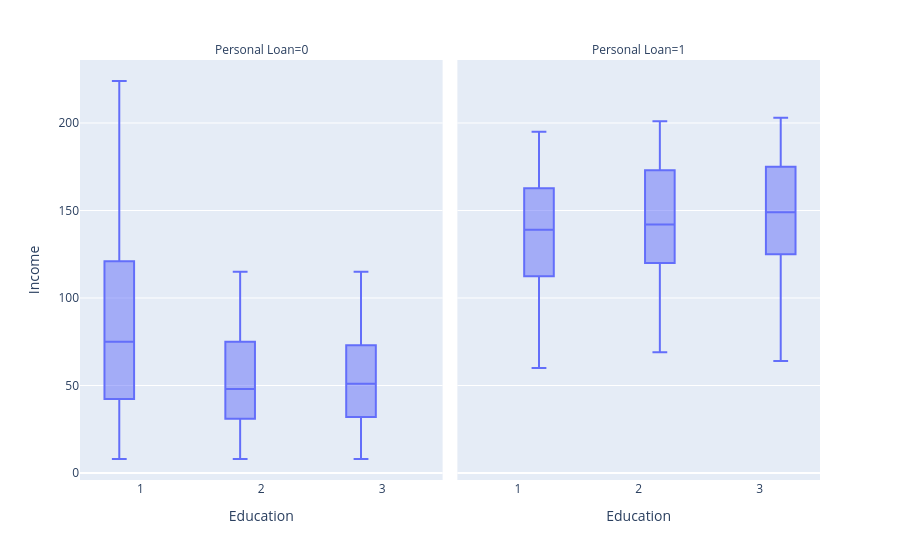

The notebook cell this image was saved under:
### Code cell
# now take mutilplt columns
# here face_col is like hue
ps.box(data, x="Education", y="Income", facet_col= "Personal Loan")

### Figure 1 — Plotly figure (JSON) as saved in the notebook; plotly's stock layout.template omitted (floating-point values rounded to 4 significant figures; data arrays with more than 128 entries replaced by an {"elided": "..."} marker saying what was removed)
{"data": [{"alignmentgroup": "True", "hovertemplate": "Personal Loan=0<br>Education=%{x}<br>Income=%{y}<extra></extra>", "legendgroup": "", "marker": {"color": "#636efa"}, "name": "", "notched": false, "offsetgroup": "", "orientation": "v", "showlegend": false, "type": "box", "x": {"elided": "4520 int values"}, "x0": " ", "xaxis": "x", "y": {"elided": "4520 int values"}, "y0": " ", "yaxis": "y"}, {"alignmentgroup": "True", "hovertemplate": "Personal Loan=1<br>Education=%{x}<br>Income=%{y}<extra></extra>", "legendgroup": "", "marker": {"color": "#636efa"}, "name": "", "notched": false, "offsetgroup": "", "orientation": "v", "showlegend": false, "type": "box", "x": {"elided": "480 int values"}, "x0": " ", "xaxis": "x2", "y": {"elided": "480 int values"}, "y0": " ", "yaxis": "y2"}], "layout": {"annotations": [{"font": {}, "showarrow": false, "text": "Personal Loan=0", "x": 0.245, "xanchor": "center", "xref": "paper", "y": 1, "yanchor": "bottom", "yref": "paper"}, {"font": {}, "showarrow": false, "text": "Personal Loan=1", "x": 0.755, "xanchor": "center", "xref": "paper", "y": 1, "yanchor": "bottom", "yref": "paper"}], "autosize": true, "boxmode": "group", "legend": {"tracegroupgap": 0}, "margin": {"t": 60}, "xaxis": {"anchor": "y", "autorange": true, "domain": [0, 0.49], "range": [0.5, 3.5], "title": {"text": "Education"}, "type": "linear"}, "xaxis2": {"anchor": "y2", "autorange": true, "domain": [0.51, 1], "matches": "x", "range": [0.5, 3.5], "title": {"text": "Education"}, "type": "linear"}, "yaxis": {"anchor": "x", "autorange": true, "domain": [0, 1], "range": [-4, 236], "title": {"text": "Income"}, "type": "linear"}, "yaxis2": {"anchor": "x2", "autorange": true, "domain": [0, 1], "matches": "y", "range": [-4, 236], "showticklabels": false, "type": "linear"}}}
